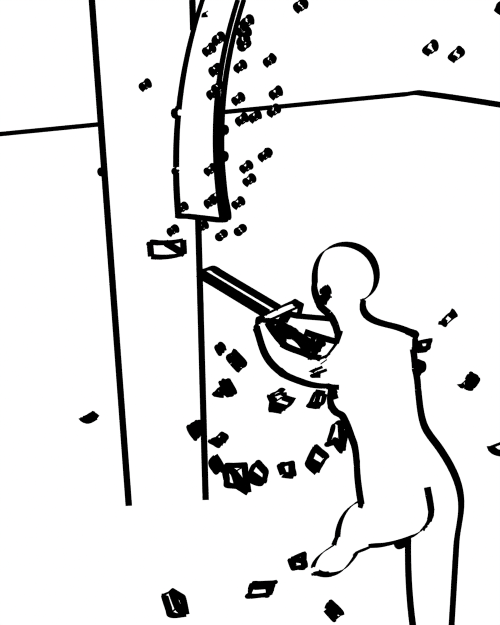
#> input picture Projects/BLUELINE/proofs/session-11-outline/out/guide/gw_0.14.png, 1000 x 1250 px, given in place of , which was not available (shown at 1/2 size)
$ python contact_sheet.py --out out/guide/contact_sheet.png --cols 4 /
#> lines starting #> are read from the running program, lines starting #| are printed output that depends on the picture; pictures that were not available may be replaced by others from this repository, and a replacement may not be noted
#!/usr/bin/env python3
"""
BLUELINE Session 11 — labelled CONTACT SHEET for a range of tool renders.

Loudon steers by looking at renders: the full-size PNGs are the real signal, this sheet is the map
of the range so he can name a pick. Each tile carries the label you give it. An optional --note fills
a spare cell with the settings every tile shares.

  python3 contact_sheet.py --out out/guide/contact_sheet.png --cols 4 \
      --note "frame-5 defaults: chop · spray arc · punch 0.6 · density 0.45" \
      out/guide/gw_0.14.png="gw 0.14 (control)" out/guide/gw_0.20.png="gw 0.20" ...

Needs Pillow (system python3). Pattern adopted from
blender-handdrawn/followups/rig-openpose/multi_contact_sheet.py.
"""
import argparse
from PIL import Image, ImageDraw, ImageFont

p = argparse.ArgumentParser()
p.add_argument("--out", required=True)
p.add_argument("--cols", type=int, default=4)
p.add_argument("--tile", type=int, default=500, help="tile width in px")
p.add_argument("--title", default="")
p.add_argument("--note", default="")
p.add_argument("items", nargs="+", help="path=label")
a = p.parse_args()

def font(sz):
    try: return ImageFont.load_default(size=sz)
    except TypeError: return ImageFont.load_default()

F_LAB, F_TITLE, F_NOTE = font(24), font(30), font(22)
LAB_H, GAP, INK, PAPER, RULE = 40, 14, (20, 20, 24), (255, 255, 255), (200, 200, 205)

tiles = []
for it in a.items:
    path, _, label = it.partition("=")
    im = Image.open(path).convert("RGB")
    im = im.resize((a.tile, round(im.height * a.tile / im.width)), Image.LANCZOS)
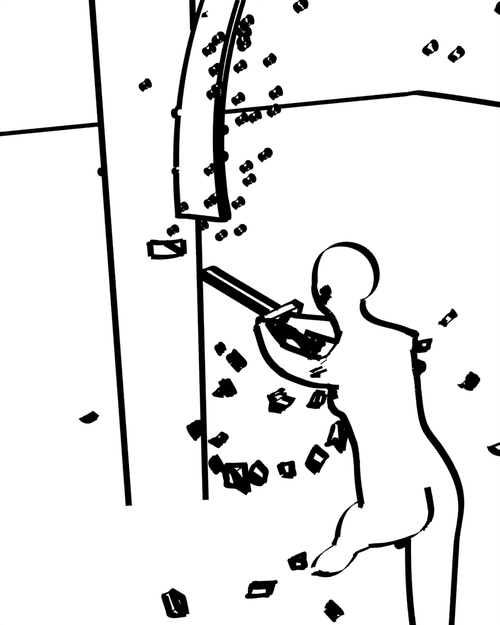
#> im: PIL image 500x625 RGB; mean R, G, B 229.5, 229.6, 229.5
    t = Image.new("RGB", (a.tile, im.height + LAB_H), PAPER)
#> t: PIL image 500x665 RGB; every value is 255
    t.paste(im, (0, LAB_H))
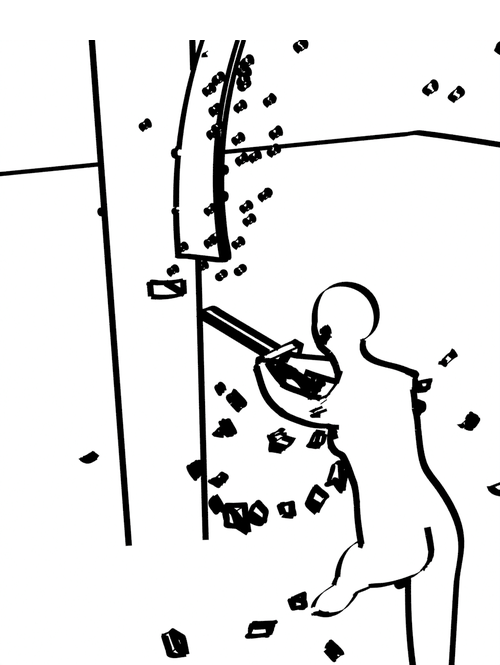
#> t: PIL image 500x665 RGB; mean R, G, B 231.1, 231.1, 231.1
    d = ImageDraw.Draw(t)
    d.text((10, 8), label or path, fill=INK, font=F_LAB)
    d.rectangle([0, LAB_H, a.tile - 1, t.height - 1], outline=RULE, width=2)
    tiles.append(t)

th = max(t.height for t in tiles)
#> th = 665
n = len(tiles) + (1 if a.note else 0)
#> n = 1
rows = -(-n // a.cols)
#> rows = 1
top = 56 if a.title else GAP
W = a.cols * a.tile + (a.cols + 1) * GAP
H = top + rows * th + rows * GAP
#> H = 693
sheet = Image.new("RGB", (W, H), (236, 236, 240))
d = ImageDraw.Draw(sheet)
if a.title:
    d.text((GAP, 14), a.title, fill=INK, font=F_TITLE)
for i, t in enumerate(tiles):
    x = GAP + (i % a.cols) * (a.tile + GAP); y = top + (i // a.cols) * (th + GAP)
    sheet.paste(t, (x, y))
#> this loop made 1 pass
#> (x, y) on pass 1: (14, 14)
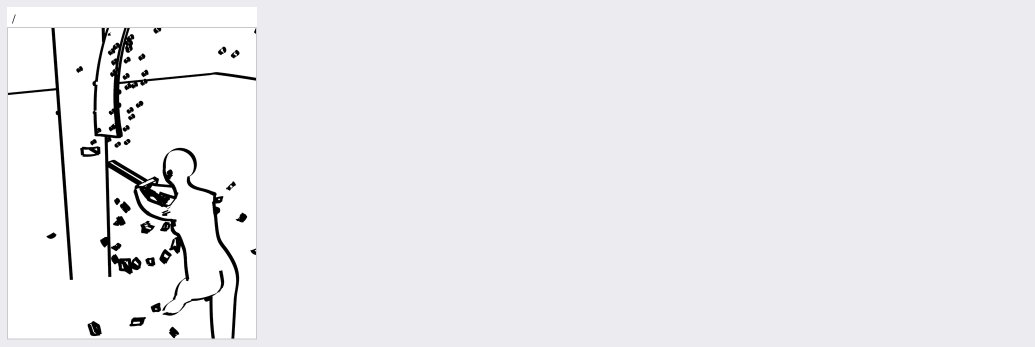
#> sheet: PIL image 2070x693 RGB (shown at 1/2 size); mean R, G, B 234.7, 234.7, 237.8
if a.note:
    i = len(tiles); x = GAP + (i % a.cols) * (a.tile + GAP); y = top + (i // a.cols) * (th + GAP)
    d.rectangle([x, y, x + a.tile - 1, y + th - 1], fill=PAPER, outline=RULE, width=2)
    yy = y + 16
    for line in a.note.split("\\n"):
        d.text((x + 14, yy), line, fill=INK, font=F_NOTE); yy += 32
sheet.save(a.out)
print("wrote", a.out, sheet.size)
#| wrote out/guide/contact_sheet.png (2070, 693)
